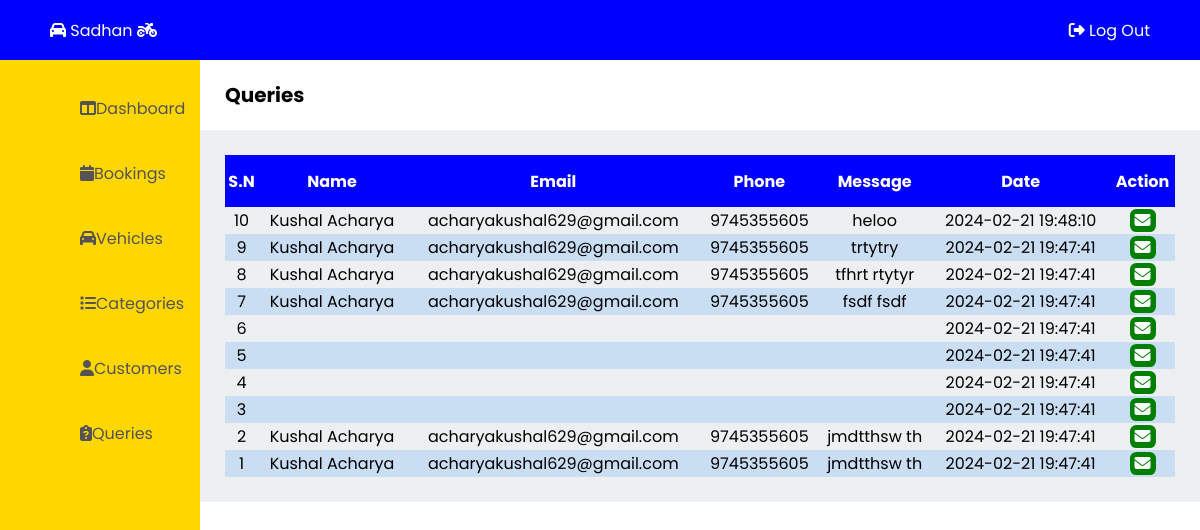
The app's page /admin/queries.php, older data.
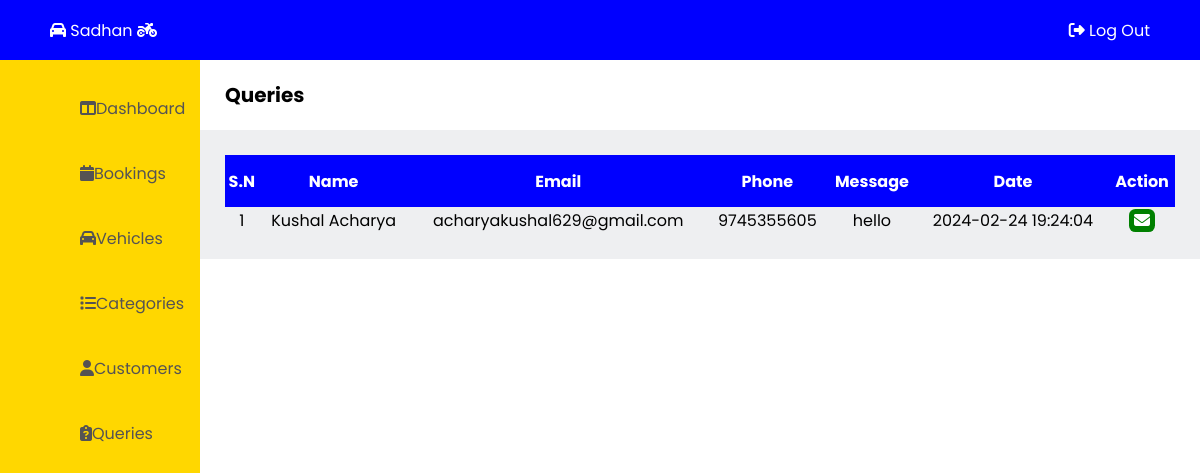
The same page, newer data.
### tables this page shows
CREATE TABLE `contact` (
  `cnt_id` int(11) NOT NULL,
  `cnt_name` varchar(50) NOT NULL,
  `cnt_email` varchar(50) NOT NULL,
  `cnt_phone` varchar(15) NOT NULL,
  `cnt_message` varchar(500) NOT NULL,
  `cnt_date` datetime NOT NULL DEFAULT CURRENT_TIMESTAMP
);

### admin/queries.php (the view, shortened to what this page needs)
<!DOCTYPE html>
<html lang="en">
<head>
  <link rel="stylesheet" href="admin-css\admin-style.css"/>
</head>
<body>
  <?php
    include "admin-container\admin-header.php";
  ?>
  <?php
    include "admin-container\admin-leftbar.php";
  ?>
  <main class="main">
    <section class="title">
      <p>Queries</p>
    </section>
    <div class="query-table">
      <table>
        <tr>
          <th>S.N</th>
          <th>Name</th>
          <th>Email</th>
          <th>Phone</th>
          <th>Message</th>
          <th>Date</th>
          <th>Action</th>
        </tr>
<?php
    $qry = "SELECT * FROM contact ORDER BY cnt_id DESC";
    include 'admin-container/db_connection.php';
    $result = mysqli_query($con, $qry);
?>
        <?php while($row = mysqli_fetch_assoc($result)) { ?>
          <tr>
            <td><?php echo $row['cnt_id'];?></td>
            <td><?php echo $row['cnt_name'];?></td>
            <td><?php echo $row['cnt_email'];?></td>
            <td><?php echo $row['cnt_phone'];?></td>
            <td><?php echo $row['cnt_message'];?></td>
            <td><?php echo $row['cnt_date'];?></td>
            <td>
              <a href="https://mail.google.com/mail/u/0/#inbox?compose=new" class="confirm"><i class="fa-solid fa-envelope"></i></a>
            </td>
        <?php } ?>
      </table>
    </div>
  </main>
</body>
</html>

Row changes from the older to the newer data that the page shows:
removed contact: cnt_id "10", cnt_name "Kushal Acharya", cnt_email "acharyakushal629@gmail.com", cnt_phone "9745355605", cnt_message "heloo", cnt_date "2024-02-21 19:48:10"
removed contact: cnt_id "9", cnt_name "Kushal Acharya", cnt_email "acharyakushal629@gmail.com", cnt_phone "9745355605", cnt_message "trtytry", cnt_date "2024-02-21 19:47:41"
removed contact: cnt_id "8", cnt_name "Kushal Acharya", cnt_email "acharyakushal629@gmail.com", cnt_phone "9745355605", cnt_message "tfhrt rtytyr", cnt_date "2024-02-21 19:47:41"
removed contact: cnt_id "7", cnt_name "Kushal Acharya", cnt_email "acharyakushal629@gmail.com", cnt_phone "9745355605", cnt_message "fsdf fsdf", cnt_date "2024-02-21 19:47:41"
removed contact: cnt_id "6", cnt_date "2024-02-21 19:47:41"
removed contact: cnt_id "5", cnt_date "2024-02-21 19:47:41"
removed contact: cnt_id "4", cnt_date "2024-02-21 19:47:41"
removed contact: cnt_id "3", cnt_date "2024-02-21 19:47:41"
removed contact: cnt_id "2", cnt_name "Kushal Acharya", cnt_email "acharyakushal629@gmail.com", cnt_phone "9745355605", cnt_message "jmdtthsw th", cnt_date "2024-02-21 19:47:41"
changed contact "Kushal Acharya": cnt_message "jmdtthsw th" → "hello"; cnt_date "2024-02-21 19:47:41" → "2024-02-24 19:24:04"
